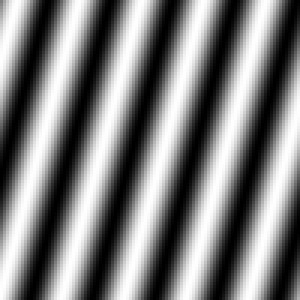
#> input picture src/fft/image/data6/sg_015.png, 100 x 100 px, given in place of sg_000.png, which was not available (shown 3 times larger)
$ jupyter execute --allow-errors sinusoidal_grating_shift.ipynb   (text cells are left out)
#> lines starting #> are read from the running program, lines starting #| are printed output that depends on the picture; pictures that were not available may be replaced by others from this repository, and a replacement may not be noted
#> `ft = np.fft.ifftshift(im)`:
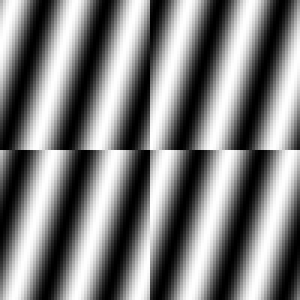
#> ft: shape (100, 100) float64 (shown 3 times larger); min 0, max 1, mean 0.497
#> `im_fft_normalize = ft.astype('uint8')`:
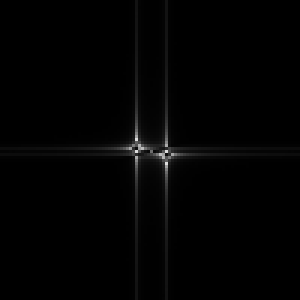
#> im_fft_normalize: shape (100, 100) (shown 3 times larger); min 0, max 221, mean 2.4
#> pass 3 of the loop `for deg in angles:`:
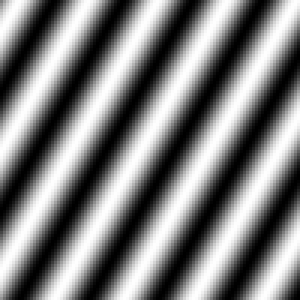
#> input picture src/fft/image/data6/sg_030.png, 100 x 100 px (shown 3 times larger)
#> `ft = np.fft.ifftshift(im)`:
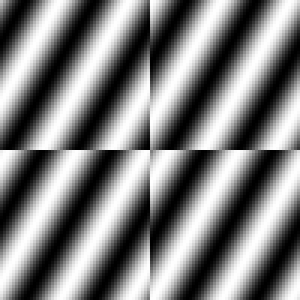
#> ft: shape (100, 100) float64 (shown 3 times larger); min 0, max 1, mean 0.501
#> `im_fft_normalize = ft.astype('uint8')`:
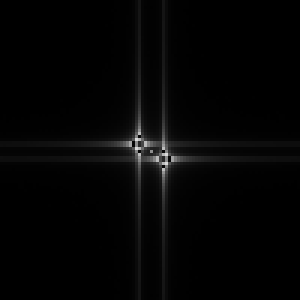
#> im_fft_normalize: shape (100, 100) (shown 3 times larger); min 0, max 217, mean 4.4
[cell 1]
import matplotlib.pyplot as plt
from scipy import fftpack
import numpy as np

angles = [i * 15 for i in range(24)]
print("deg  rad   file")
#> (the rest of this cell did not finish here and is left out)
